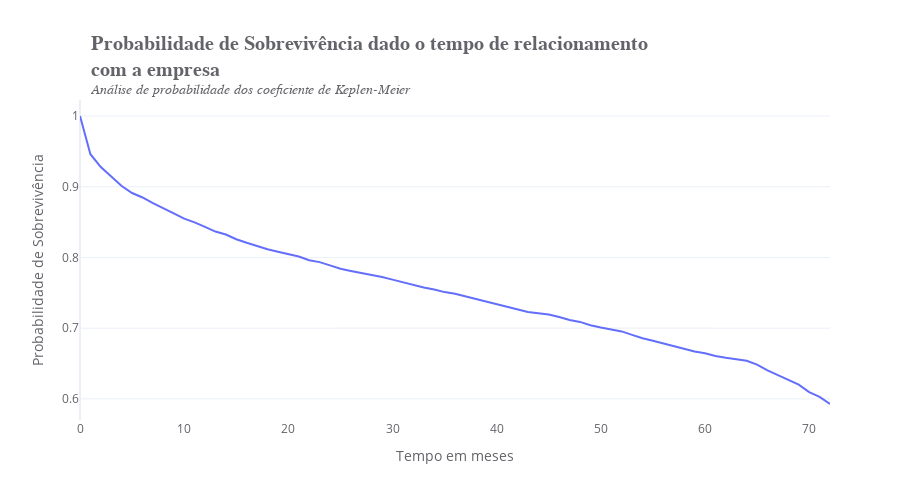

Notebook code for this chart:
### Markdown cell above
### Teste de Kepler-Meier

### Code cell
# Inicializando o método
kmf = KaplanMeierFitter()

# Ajustando os dados
kmf.fit(data['tenure'], data['Churn'])

# Plotando o gráfico com o plotly
fig = go.Figure()
fig.add_trace(go.Scatter(x=kmf.survival_function_.index,
                         y=kmf.survival_function_['KM_estimate'],
                         mode='lines',
                         name='KM estimate'))

# Atualizando o layout da figure
fig.update_layout(
    title='<b>Probabilidade de Sobrevivência dado o tempo de relacionamento<br>com a empresa</b><br><sup><i>Análise de probabilidade dos coeficiente de Keplen-Meier</i></sup>',
    title_font=dict(size=20, family="Arial"),
    font_color='#646369',
    template='plotly_white',
    yaxis=dict(showticklabels=True, showgrid=True, title='Probabilidade de Sobrevivência'),
    xaxis=dict(showgrid=False, title='Tempo em meses'),
    title_x=0.1,
    width=910,
    height=500,
    showlegend=False
)

### Figure 1 — Plotly figure (JSON) as saved in the notebook; plotly's stock layout.template omitted (floating-point values rounded to 4 significant figures)
{"data": [{"mode": "lines", "name": "KM estimate", "type": "scatter", "x": [0, 1, 2, 3, 4, 5, 6, 7, 8, 9, 10, 11, 12, 13, 14, 15, 16, 17, 18, 19, 20, 21, 22, 23, 24, 25, 26, 27, 28, 29, 30, 31, 32, 33, 34, 35, 36, 37, 38, 39, 40, 41, 42, 43, 44, 45, 46, 47, 48, 49, 50, 51, 52, 53, 54, 55, 56, 57, 58, 59, 60, 61, 62, 63, 64, 65, 66, 67, 68, 69, 70, 71, 72], "y": [1, 0.946, 0.9278, 0.9137, 0.901, 0.8911, 0.8848, 0.8767, 0.8699, 0.8624, 0.8549, 0.8497, 0.8432, 0.8366, 0.8324, 0.8258, 0.8207, 0.816, 0.8115, 0.808, 0.8045, 0.8012, 0.796, 0.7934, 0.7887, 0.784, 0.7809, 0.7781, 0.7755, 0.7722, 0.7687, 0.7651, 0.7607, 0.7574, 0.7546, 0.751, 0.7485, 0.7448, 0.7415, 0.7379, 0.7345, 0.7308, 0.727, 0.7228, 0.7211, 0.7194, 0.7158, 0.7116, 0.7088, 0.7041, 0.7009, 0.6982, 0.6954, 0.6905, 0.6857, 0.6823, 0.6784, 0.6752, 0.6706, 0.6671, 0.6644, 0.6606, 0.6581, 0.6561, 0.6538, 0.6485, 0.6404, 0.6336, 0.6269, 0.6201, 0.6097, 0.6028, 0.5928]}], "layout": {"font": {"color": "#646369"}, "height": 500, "showlegend": false, "title": {"font": {"family": "Arial", "size": 20}, "text": "<b>Probabilidade de Sobrevivência dado o tempo de relacionamento<br>com a empresa</b><br><sup><i>Análise de probabilidade dos coeficiente de Keplen-Meier</i></sup>", "x": 0.1}, "width": 910, "xaxis": {"showgrid": false, "title": {"text": "Tempo em meses"}}, "yaxis": {"showgrid": true, "showticklabels": true, "title": {"text": "Probabilidade de Sobrevivência"}}}}
